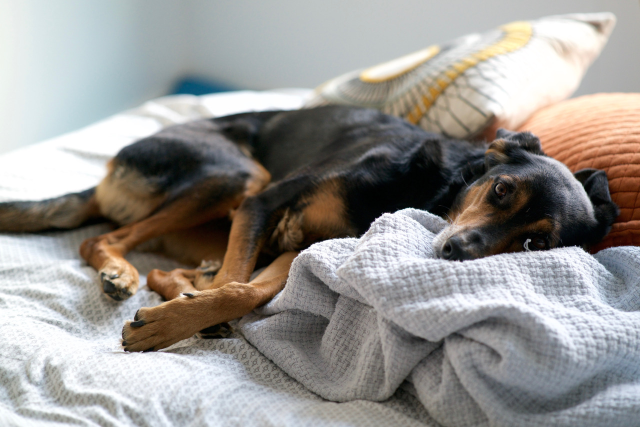
#> input picture U1-Fundamentals/U1.2-Python/allthefilters/brooklyn.jpg, 1280 x 854 px (shown at 1/2 size)
$ python filtergram.py
#> lines starting #> are read from the running program, lines starting #| are printed output that depends on the picture
#> the answer given: ../brooklyn.jpg
### U1-Fundamentals/U1.2-Python/allthefilters/part3/filters.py
from PIL import Image

# Return an Image loaded from the specified file.
def load_img(filename):
#> called with filename = '../brooklyn.jpg'
  im = Image.open(filename)
#> im is the input picture: PIL image 1280x854 RGB; mean R, G, B 150.7, 147.9, 144.5
  return im

# Display Image to the user (for debugging purposes).
def show_img(im):
  im.show()

# Save the Image to a file with the specified filename,
#  then show the Image to the user.
def save_img(im, filename):
  im.save(filename, "jpeg")
  show_img(im)

# Return a new Image, with Obamicon filter applied.
def obamicon(im):
  # Load the pixel data from im.
  pixels = im.getdata()
  # Create a list to hold the new image pixel data.
  new_pixels = []

  # Define color constants to use for recoloring.
  darkBlue = (0, 51, 76)
  red = (217, 26, 33)
  lightBlue = (112, 150, 158)
  yellow = (252, 227, 166)

  # Process the pixels in the image.
  for p in pixels:
    # Pixel intensity = R value + G value + B value
    intensity = p[0] + p[1] + p[2]

    if intensity < 182:
      new_pixels.append(darkBlue)

    elif intensity >= 182 and intensity < 364:
      new_pixels.append(red)

    elif intensity >= 364 and intensity < 546:
      new_pixels.append(lightBlue)

    elif intensity >=546:
      new_pixels.append(yellow)
#> this loop made 1093120 passes
#> (p, intensity) on passes 1 to 3: ((237, 242, 238), 717), ((239, 241, 238), 718), ((239, 241, 238), 718)
#> after the loop, new_pixels = 1093120 items

  # Save the filtered pixels as a new image
  newim = Image.new("RGB", im.size)
#> newim: PIL image 1280x854 RGB; every value is 0
  newim.putdata(new_pixels)
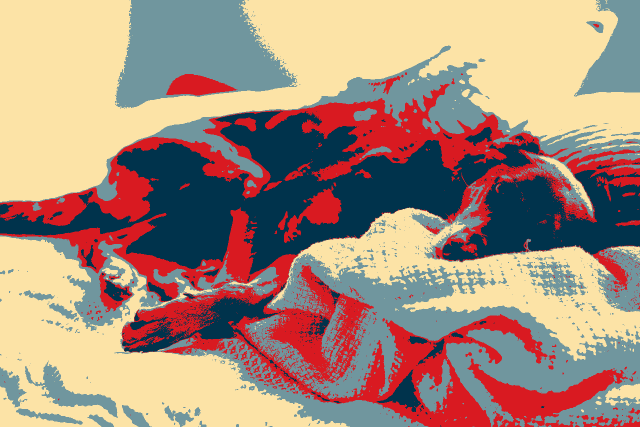
#> newim: PIL image 1280x854 RGB (shown at 1/2 size); mean R, G, B 166.9, 141, 124.5
  return newim

# Return a new Image, with grayscale filter applied.
def grayscale(im):
  # Load the pixel data from im.
  pixels = im.getdata()
  # Create a list to hold the new image pixel data.
  new_pixels = []

  # Process the pixels in the image.
  for p in pixels:
    new_p = avg_pixel(p)
    new_pixels.append(new_p)
#> after the loop, new_pixels = 1093120 items

  # Save the filtered pixels as a new image
  newim = Image.new("RGB", im.size)
  newim.putdata(new_pixels)
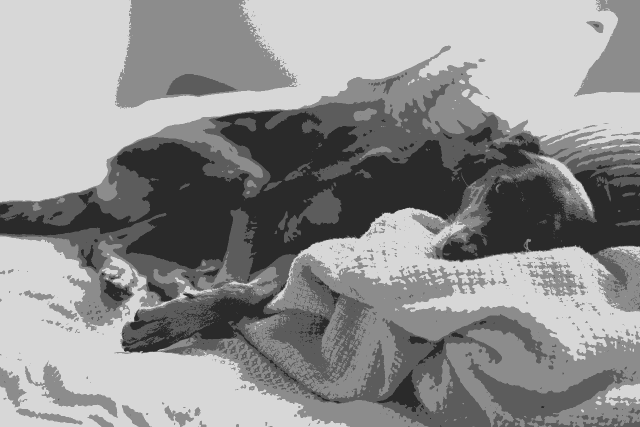
#> newim: PIL image 1280x854 RGB (shown at 1/2 size); min 42, max 215, mean 144.1
  return newim

# Helper function.
# Return a grayscale tuple for a single pixel value.
def avg_pixel(pixel):
  # Use the average of p's RGB values to set a new pixel value.
  avg = (pixel[0] + pixel[1] + pixel[2]) // 3 # Use // for int division.
  return (avg, avg, avg) # R = G = B will be a gray pixel!

### U1-Fundamentals/U1.2-Python/allthefilters/part3/filtergram.py
import filters

def main():
  # Ask what image the user wants to edit
  filename = input("Enter the name of the image file to edit: ")

  # Load the image from the specified file
  img = filters.load_img(filename)

  # Apply filters!
  newimg = filters.obamicon(img)
  newimg = filters.grayscale(newimg)

  # Save the final image
  filters.save_img(newimg, "recolored.jpg")

if __name__ == '__main__':
  main()
